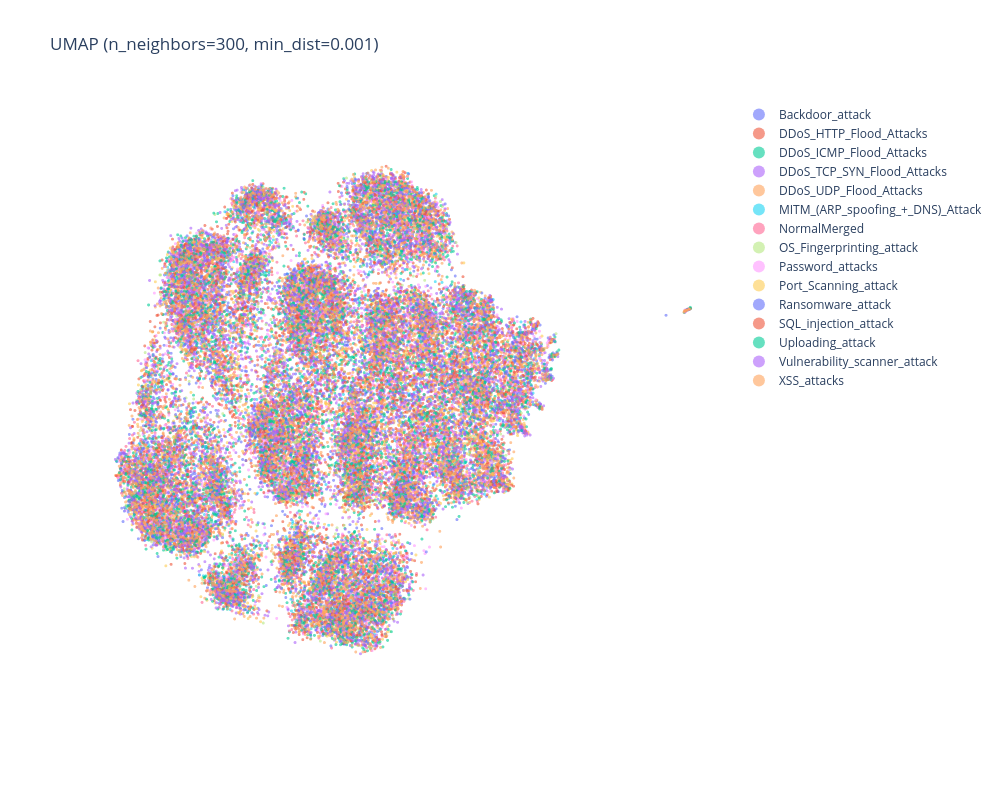

The notebook cell this image was saved under:
### Code cell
DATA_DIR = Path("Outputs/Embeddings/PacketEmbeddings_AutoEncoder/FirstTryUnknownState")
SEED = 42
X, labels = load_data(DATA_DIR, seed=SEED)
fig = plot_umap(X, labels)

### Figure 1 — Plotly figure (JSON) as saved in the notebook; plotly's stock layout.template omitted (floating-point values rounded to 4 significant figures; data arrays with more than 128 entries replaced by an {"elided": "..."} marker saying what was removed)
{"data": [{"hovertemplate": "Backdoor_attack<extra></extra>", "marker": {"opacity": 0.6, "size": 3}, "mode": "markers", "name": "Backdoor_attack", "type": "scattergl", "x": {"elided": "3333 float values"}, "y": {"elided": "3333 float values"}}, {"hovertemplate": "DDoS_HTTP_Flood_Attacks<extra></extra>", "marker": {"opacity": 0.6, "size": 3}, "mode": "markers", "name": "DDoS_HTTP_Flood_Attacks", "type": "scattergl", "x": {"elided": "3333 float values"}, "y": {"elided": "3333 float values"}}, {"hovertemplate": "DDoS_ICMP_Flood_Attacks<extra></extra>", "marker": {"opacity": 0.6, "size": 3}, "mode": "markers", "name": "DDoS_ICMP_Flood_Attacks", "type": "scattergl", "x": {"elided": "3333 float values"}, "y": {"elided": "3333 float values"}}, {"hovertemplate": "DDoS_TCP_SYN_Flood_Attacks<extra></extra>", "marker": {"opacity": 0.6, "size": 3}, "mode": "markers", "name": "DDoS_TCP_SYN_Flood_Attacks", "type": "scattergl", "x": {"elided": "3333 float values"}, "y": {"elided": "3333 float values"}}, {"hovertemplate": "DDoS_UDP_Flood_Attacks<extra></extra>", "marker": {"opacity": 0.6, "size": 3}, "mode": "markers", "name": "DDoS_UDP_Flood_Attacks", "type": "scattergl", "x": {"elided": "3333 float values"}, "y": {"elided": "3333 float values"}}, {"hovertemplate": "MITM_(ARP_spoofing_+_DNS)_Attack<extra></extra>", "marker": {"opacity": 0.6, "size": 3}, "mode": "markers", "name": "MITM_(ARP_spoofing_+_DNS)_Attack", "type": "scattergl", "x": {"elided": "1199 float values"}, "y": {"elided": "1199 float values"}}, {"hovertemplate": "NormalMerged<extra></extra>", "marker": {"opacity": 0.6, "size": 3}, "mode": "markers", "name": "NormalMerged", "type": "scattergl", "x": {"elided": "3333 float values"}, "y": {"elided": "3333 float values"}}, {"hovertemplate": "OS_Fingerprinting_attack<extra></extra>", "marker": {"opacity": 0.6, "size": 3}, "mode": "markers", "name": "OS_Fingerprinting_attack", "type": "scattergl", "x": {"elided": "1158 float values"}, "y": {"elided": "1158 float values"}}, {"hovertemplate": "Password_attacks<extra></extra>", "marker": {"opacity": 0.6, "size": 3}, "mode": "markers", "name": "Password_attacks", "type": "scattergl", "x": {"elided": "3333 float values"}, "y": {"elided": "3333 float values"}}, {"hovertemplate": "Port_Scanning_attack<extra></extra>", "marker": {"opacity": 0.6, "size": 3}, "mode": "markers", "name": "Port_Scanning_attack", "type": "scattergl", "x": {"elided": "3333 float values"}, "y": {"elided": "3333 float values"}}, {"hovertemplate": "Ransomware_attack<extra></extra>", "marker": {"opacity": 0.6, "size": 3}, "mode": "markers", "name": "Ransomware_attack", "type": "scattergl", "x": {"elided": "3333 float values"}, "y": {"elided": "3333 float values"}}, {"hovertemplate": "SQL_injection_attack<extra></extra>", "marker": {"opacity": 0.6, "size": 3}, "mode": "markers", "name": "SQL_injection_attack", "type": "scattergl", "x": {"elided": "3333 float values"}, "y": {"elided": "3333 float values"}}, {"hovertemplate": "Uploading_attack<extra></extra>", "marker": {"opacity": 0.6, "size": 3}, "mode": "markers", "name": "Uploading_attack", "type": "scattergl", "x": {"elided": "3333 float values"}, "y": {"elided": "3333 float values"}}, {"hovertemplate": "Vulnerability_scanner_attack<extra></extra>", "marker": {"opacity": 0.6, "size": 3}, "mode": "markers", "name": "Vulnerability_scanner_attack", "type": "scattergl", "x": {"elided": "3333 float values"}, "y": {"elided": "3333 float values"}}, {"hovertemplate": "XSS_attacks<extra></extra>", "marker": {"opacity": 0.6, "size": 3}, "mode": "markers", "name": "XSS_attacks", "type": "scattergl", "x": {"elided": "3333 float values"}, "y": {"elided": "3333 float values"}}], "layout": {"height": 800, "legend": {"itemclick": "toggle", "itemdoubleclick": "toggleothers", "itemsizing": "constant"}, "title": {"text": "UMAP (n_neighbors=300, min_dist=0.001)"}, "width": 1000, "xaxis": {"showgrid": false, "showticklabels": false, "zeroline": false}, "yaxis": {"scaleanchor": "x", "scaleratio": 1, "showgrid": false, "showticklabels": false, "zeroline": false}}}
